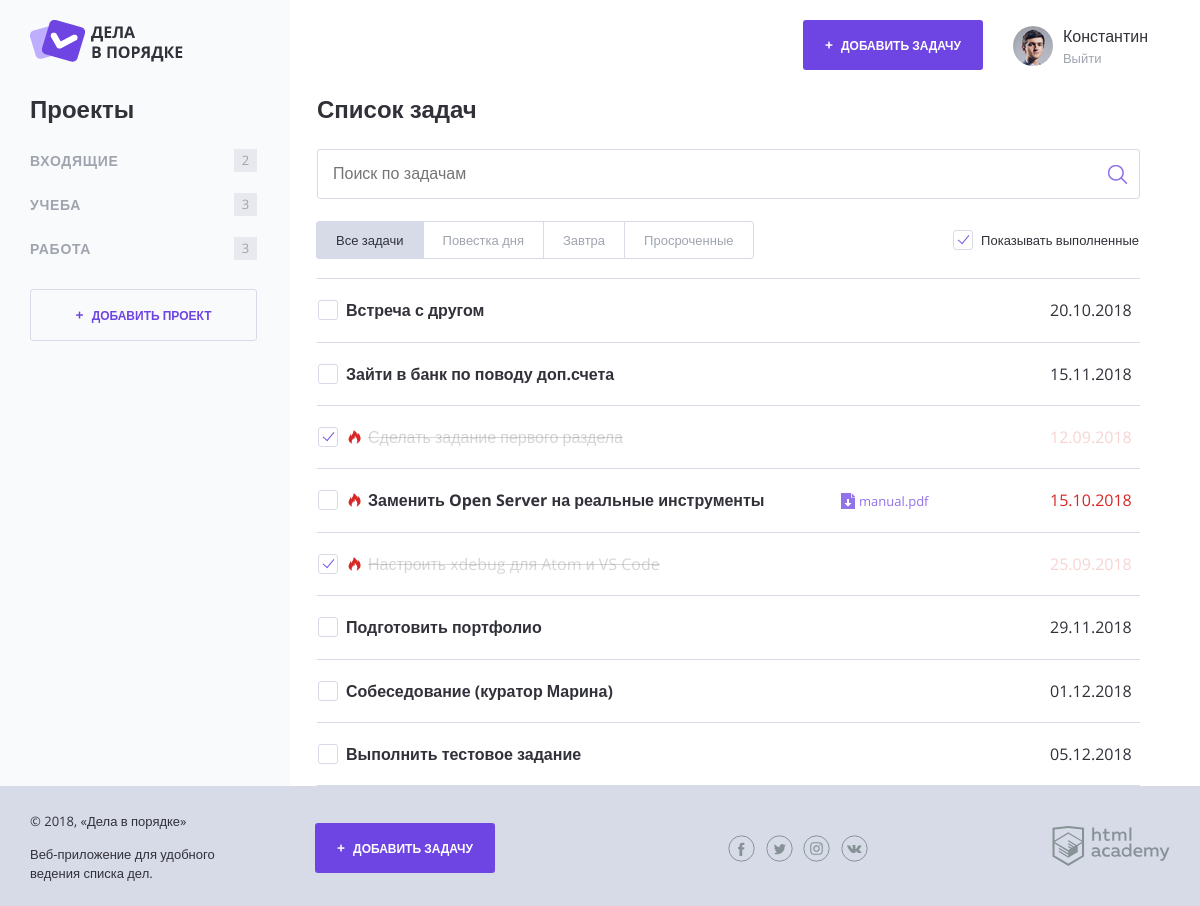
The page / on the database its author committed.
### tables this page shows
CREATE TABLE tasks (
  id                   INT          AUTO_INCREMENT,
  name                 CHAR(255)    NOT NULL,
  category_id          INT          DEFAULT NULL,
  creator_id           INT          NOT NULL,
  creation             DATETIME     NOT NULL DEFAULT CURRENT_TIMESTAMP,
  deadline             DATETIME     DEFAULT NULL,
  attachment_label     CHAR(255)    DEFAULT NULL,
  attachment_filename  CHAR(255)    DEFAULT NULL,
  is_complete          TINYINT(1)   NOT NULL DEFAULT 0,  

  PRIMARY KEY (id),
  INDEX (category_id),
  INDEX (creator_id),
  INDEX (deadline)
);

### utils.php (called while the page is built, shortened)
<?php
  function fillView($viewFilename, $data = []) {
    $viewPath = VIEWS_DIRECTORY_PATH.$viewFilename;
    $view = '';
    if (is_readable($viewPath)) {
      extract($data);
      require_once($viewPath);
      $view = ob_get_clean();
    }
    return $view;
  }
  function shouldHighlightTask($deadline) {
    $deadlineTime = strtotime($deadline);
    $currentTime = time();
    $timeReserveInHours = floor(($deadlineTime - $currentTime) / SECONDS_IN_HOUR);
    return $timeReserveInHours <= TWENTY_FOUR_HOURS;
  }
  function getDateFormatDDMMYYYY($datetime) {
    return date('d.m.Y', strtotime($datetime));
  }

### database-connection-helper.php (called while the page is built, shortened)
<?php
  function compileRequestForCategories($userID) {
    $virtualInbox = VIRTUAL_CATEGORY_ID['inbox'];
    return "SELECT '{$virtualInbox}' as id, 'Входящие' as name, COUNT(tasks.id) as tasks_included
            FROM tasks
            WHERE tasks.creator_id = {$userID} AND tasks.category_id IS NULL
            UNION
            SELECT categories.id, categories.name, COUNT(tasks.id) as tasks_included
            FROM categories
            JOIN tasks ON tasks.category_id = categories.id
            WHERE categories.creator_id = {$userID}
            GROUP BY tasks.category_id";
  }
  function compileRequestForTasks($userID) {
    $virtualInbox = VIRTUAL_CATEGORY_ID['inbox'];
    return "SELECT id, name, IFNULL(category_id, '{$virtualInbox}') as category_id,
                    deadline, attachment_label, attachment_filename, is_complete
            FROM tasks
            WHERE creator_id = {$userID}";
  }
  function downloadData($databaseConnection, $requestString) {
    $downloadedData = $databaseConnection->query($requestString);
    $adaptedData = $downloadedData->fetch_all(MYSQLI_ASSOC);
    $adaptedData = convertArrayStringsToNumbers($adaptedData);
    return $adaptedData;
  }
  function convertArrayStringsToNumbers($data) {
    return array_map(function($item) {
      if (is_array($item)) {
        return convertArrayStringsToNumbers($item);
      }
      if (is_numeric($item)) {
        return is_integer($item + 0) ? (integer) $item : (float) $item;
      }
      return $item;
    }, $data);
  }

### templates/content-index.php (the view, shortened to what this page needs)
<main class="content__main">
  <h2 class="content__main-heading">Список задач</h2>
  <form class="search-form" action="index.php" method="post">
    <input class="search-form__input" type="text" name="" placeholder="Поиск по задачам" value="">
    <input class="search-form__submit" type="submit" name="" value="Искать">
  </form>
  <div class="tasks-controls">
    <nav class="tasks-switch">
      <a class="tasks-switch__item tasks-switch__item--active" href="/">Все задачи</a>
      <a class="tasks-switch__item" href="/">Повестка дня</a>
      <a class="tasks-switch__item" href="/">Завтра</a>
      <a class="tasks-switch__item" href="/">Просроченные</a>
    </nav>
    <label class="checkbox">
      <span class="checkbox__text">Показывать выполненные</span>
    </label>
  </div>
  <table class="tasks">
    <?php
      foreach ($tasks as $taskData):
        if (($selectedCategoryID === VIRTUAL_CATEGORY_ID['all'] || $selectedCategoryID === $taskData['category_id']) &&
            (!$taskData['is_complete'] || $shouldShowCompletedTasks)):
    ?>
          <tr class="tasks__item task
                    <?= shouldHighlightTask($taskData['deadline']) ? 'task--important' : ''; ?>
                    <?= $taskData['is_complete'] ? 'task--completed' : ''; ?>">
            <td class="task__select">
              <label class="checkbox task__checkbox">
                <span class="checkbox__text"><?= strip_tags($taskData['name']); ?></span>
              </label>
            </td>
            <td class="task__file">
              <?php if (isset($taskData['attachment_label'])): ?>
                <a class="download-link" href="attachments/<?= $taskData['attachment_filename']; ?>">
                  <?= $taskData['attachment_label']; ?>
                </a>
              <?php endif; ?>
            </td>
            <td class="task__date"><?= getDateFormatDDMMYYYY($taskData['deadline']); ?></td>
          </tr>
    <?php
        endif;
      endforeach;
    ?>
  </table>
</main>

### templates/site-header.php
<header class="main-header">
  <a href="/">
    <img src="img/logo.png" width="153" height="42" alt="Логотип Дела в порядке">
  </a>
  <div class="main-header__side">
    <a class="main-header__side-item button button--plus open-modal" href="add-task.php">
      Добавить задачу
    </a>
    <div class="main-header__side-item user-menu">
      <div class="user-menu__image">
        <img src="img/user-pic.jpg" width="40" height="40" alt="Пользователь">
      </div>
      <div class="user-menu__data">
        <p><?= strip_tags('Константин'); ?></p>
        <a href="#">Выйти</a>
      </div>
    </div>
  </div>
</header>

### templates/sidebar-categories.php
<section class="content__side">
  <h2 class="content__side-heading">Проекты</h2>
  <nav class="main-navigation">
    <ul class="main-navigation__list">
      <?php foreach ($categories as $categoryData): ?>
        <li class="main-navigation__list-item">
          <a class="main-navigation__list-item-link" href="index.php?category_id=<?= $categoryData['id']; ?>">
            <?= strip_tags($categoryData['name']); ?>
          </a>
          <span class="main-navigation__list-item-count">
            <?= $categoryData['tasks_included']; ?>
          </span>
        </li>
      <?php endforeach; ?>
    </ul>
  </nav>
  <a class="button button--transparent button--plus content__side-button"
      href="pages/form-project.html" target="project_add">
    Добавить проект
  </a>
</section>

### templates/site-footer.php (shortened to what this page needs)
<footer class="main-footer">
  <div class="container">
    <div class="main-footer__copyright">
      <p>© 2018, «Дела в порядке»</p>
      <p>Веб-приложение для удобного ведения списка дел.</p>
    </div>
    <a class="main-footer__button button button--plus" href="add-task.php">
      Добавить задачу
    </a>
    <div class="main-footer__social social">
      <a class="social__link social__link--facebook" href="#">
      </a>
      <a class="social__link social__link--twitter" href="#">
      </a>
      <a class="social__link social__link--instagram" href="#">
      </a>
      <a class="social__link social__link--vkontakte" href="#">
      </a>
    </div>
    <div class="main-footer__developed-by">
      <a href="https://htmlacademy.ru/intensive/php">
        <img src="img/htmlacademy.svg" alt="HTML Academy" width="118" height="40">
      </a>
    </div>
  </div>
</footer>

### templates/site-layout.php (shortened to what this page needs)
<!DOCTYPE html>
<html lang="ru">
  <head>
    <link rel="stylesheet" href="css/normalize.css">
    <link rel="stylesheet" href="css/style.css">
    <link rel="stylesheet" href="css/flatpickr.min.css">
  </head>
  <body>
    <div class="page-wrapper">
      <div class="container <?= isset($pageSidebar) ? 'container--with-sidebar' : ''; ?>">
        <?= $pageHeader; ?>
        <div class="content">
          <?= $pageSidebar ?? ''; ?>
          <?= $pageContent; ?>
        </div>
      </div>
    </div>
    <?= $pageFooter; ?>
  </body>
</html>

### index.php (shortened to what this page needs)
<?php
  $shouldShowCompletedTasks = rand(0, 1);
  require_once('./database-connection-helper.php');
  require_once('./utils.php');
  $userID = intval($_GET['user_id'] ?? 1);
  $categories = downloadData($databaseConnection, compileRequestForCategories($userID));
  $tasks = downloadData($databaseConnection, compileRequestForTasks($userID));
  if (isset($_GET['category_id'])) {
    if ($_GET['category_id'] === VIRTUAL_CATEGORY_ID['inbox']) {
      $selectedCategoryID = VIRTUAL_CATEGORY_ID['inbox'];
    } else {
      $selectedCategoryID = (integer) $_GET['category_id'];
      $allCategoriesID = array_column($categories, 'id');
      $hasSelectedCategoryExist = in_array($selectedCategoryID, $allCategoriesID);
      if (!$hasSelectedCategoryExist) {
        http_response_code(404);
        exit();
      }
    }
  } else {
    $selectedCategoryID = VIRTUAL_CATEGORY_ID['all'];
  }
  $pageTitle = PAGE_TITLE['index'];
  $pageHeader = fillView(VIEW['siteHeader']);
  $pageSidebar = fillView(VIEW['sidebarCategories'], ['categories' => $categories]);
  $pageContent = fillView(VIEW['contentIndex'], [
    'selectedCategoryID' => $selectedCategoryID,
    'shouldShowCompletedTasks' => $shouldShowCompletedTasks,
    'tasks' => $tasks
  ]);
  $pageFooter = fillView(VIEW['siteFooter']);
  $pageLayout = fillView(VIEW['siteLayout'], [
    'pageTitle' => $pageTitle,
    'pageHeader' => $pageHeader,
    'pageSidebar' => $pageSidebar,
    'pageContent' => $pageContent,
    'pageFooter' => $pageFooter
  ]);
  print($pageLayout);

### rows shown on the page
tasks: name "Встреча с другом", deadline "20.10.2018"
tasks: name "Зайти в банк по поводу доп.счета", deadline "15.11.2018"
tasks: name "Сделать задание первого раздела", deadline "12.09.2018"
tasks: name "Заменить Open Server на реальные инструменты", attachment_label "manual.pdf", deadline "15.10.2018"
tasks: name "Настроить xdebug для Atom и VS Code", deadline "25.09.2018"
tasks: name "Подготовить портфолио", deadline "29.11.2018"
tasks: name "Собеседование (куратор Марина)", deadline "01.12.2018"
tasks: name "Выполнить тестовое задание", deadline "05.12.2018"

### other values the page prints
strip_tags('Константин') "Константин"
strip_tags($categoryData['name']) "ВХОДЯЩИЕ"
$categoryData['tasks_included'] "2"
strip_tags($categoryData['name']) "УЧЕБА"
$categoryData['tasks_included'] "3"
strip_tags($categoryData['name']) "РАБОТА"
